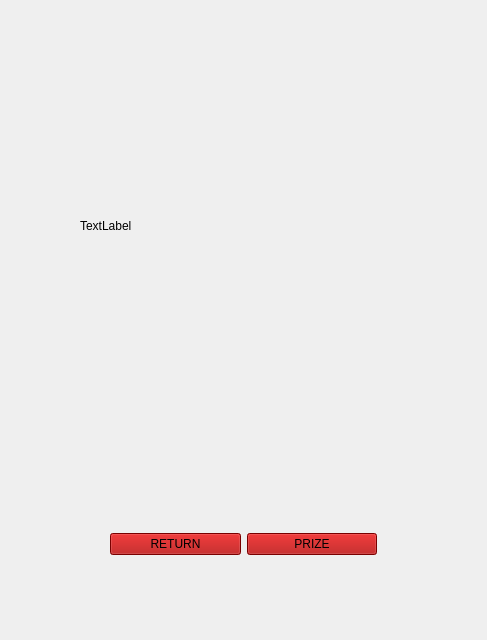
<?xml version="1.0" encoding="UTF-8"?>
<ui version="4.0">
 <class>rules</class>
 <widget class="QWidget" name="rules">
  <property name="geometry">
   <rect>
    <x>0</x>
    <y>0</y>
    <width>487</width>
    <height>640</height>
   </rect>
  </property>
  <property name="windowTitle">
   <string>Form</string>
  </property>
  <property name="styleSheet">
   <string notr="true"/>
  </property>
  <widget class="QLabel" name="label">
   <property name="geometry">
    <rect>
     <x>80</x>
     <y>20</y>
     <width>341</width>
     <height>411</height>
    </rect>
   </property>
   <property name="text">
    <string>TextLabel</string>
   </property>
  </widget>
  <widget class="QWidget" name="widget" native="true">
   <property name="geometry">
    <rect>
     <x>110</x>
     <y>510</y>
     <width>267</width>
     <height>68</height>
    </rect>
   </property>
   <layout class="QHBoxLayout" name="horizontalLayout">
    <item>
     <widget class="QPushButton" name="pushButton">
      <property name="styleSheet">
       <string notr="true">background-color: rgb(170, 0, 0);
font: 25 18pt &quot;Bookman Old Style&quot;;</string>
      </property>
      <property name="text">
       <string>RETURN</string>
      </property>
     </widget>
    </item>
    <item>
     <widget class="QPushButton" name="pushButton_2">
      <property name="styleSheet">
       <string notr="true">background-color: rgb(170, 0, 0);
font: 25 18pt &quot;Bookman Old Style&quot;;</string>
      </property>
      <property name="text">
       <string>PRIZE</string>
      </property>
     </widget>
    </item>
   </layout>
  </widget>
 </widget>
 <resources/>
 <connections>
  <connection>
   <sender>pushButton</sender>
   <signal>clicked()</signal>
   <receiver>rules</receiver>
   <slot>click_return()</slot>
   <hints>
    <hint type="sourcelabel">
     <x>251</x>
     <y>509</y>
    </hint>
    <hint type="destinationlabel">
     <x>551</x>
     <y>521</y>
    </hint>
   </hints>
  </connection>
 </connections>
 <slots>
  <slot>slot2()</slot>
  <slot>click_return()</slot>
 </slots>
</ui>
